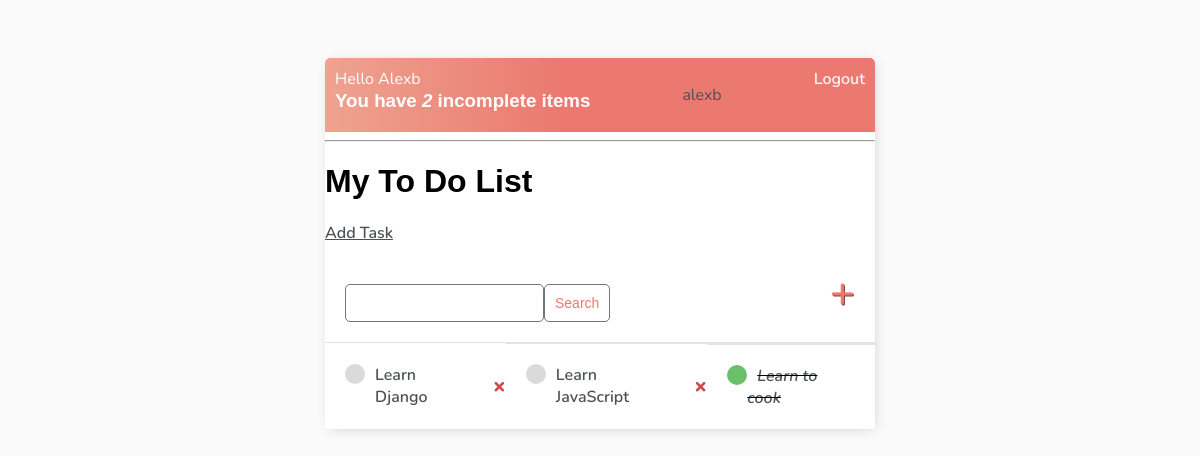
The app's page / (signed in), older data.
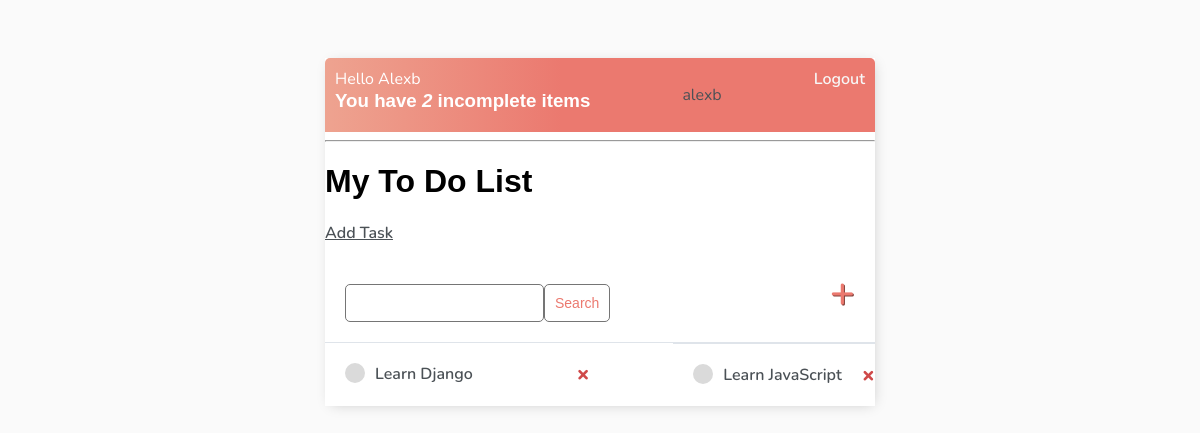
The same page, newer data.
### base/models.py (models this page shows)
class Task(models.Model):
    user = models.ForeignKey(User, on_delete=models.CASCADE, null=True, blank=True)
    title = models.CharField(max_length=200)
    description = models.TextField(null=True, blank=True)
    complete = models.BooleanField(default=False)
    created = models.DateTimeField(auto_now_add=True)
    def __str__(self):
        return self.title
    class Meta:
        ordering = ['complete']

### base/views.py (the view)
# urls.py: path('', TaskList.as_view(), name='tasks'),
class TaskList(LoginRequiredMixin, ListView):
    model = Task
    context_object_name = 'tasks'
    def get_context_data(self, **kwargs):
        context = super().get_context_data(**kwargs)
        context['tasks'] = context['tasks'].filter(user=self.request.user)
        context['count'] = context['tasks'].filter(complete=False).count()
        search_input = self.request.GET.get('search-area') or ''
        if search_input:
            context['tasks'] = context['tasks'].filter(title__icontains=search_input)
        return context

### base/templates/base/task_list.html
{% extends 'base/main.html' %}
{% block content %}
<div class="header-bar">
    <div class="">
        Hello {{request.user|title}}
        <h3 style="margin:0">You have <i>{{count}}</i> incomplete items</h3>
    </div>
    {% if request.user.is_authenticated %}
    <p>{{request.user}}</p>
    <a href="{% url 'logout' %}">Logout</a>
    {% else %}
        <a href="{% url 'login' %}">Login</a>
    {% endif %}
</div>
    <hr />
<h1> My To Do List</h1>
<a href="{% url 'task-create' %}">
    Add Task
</a>
<div id="search-add-wrapper">
    <form style="margin-top: 20px; display:flex">
        <input type="text" name="search-area" />
        <input class='button' type="submit" value="Search" />
    </form>
    <a id="add-link" href="{% url 'task-create' %}">+</a>
</div>
<div class="task-items-wrapper">
    {% for task in tasks %}
    <div class="task-wrapper">
        {% if task.complete %}
        <div class="task-title">
            <div class="task-complete-icon"></div>
                <i><s><a href="{% url 'task-update' task.id %}">{{task}}</a></s></i>
        </div>
        {% else %}
        <div class="task-title">
            <div class="task-incomplete-icon"></div>
                <a href="{% url 'task-update' task.id %}">{{task}}</a>
        </div>
        <a class='delete-link' href="{% url 'task-delete' task.id %}">&#215;</a>
        {% endif %}
    {% endfor %}
    </div>
</div>
{% endblock %}

Row changes from the older to the newer data that the page shows:
removed Task: title "Learn to cook"
